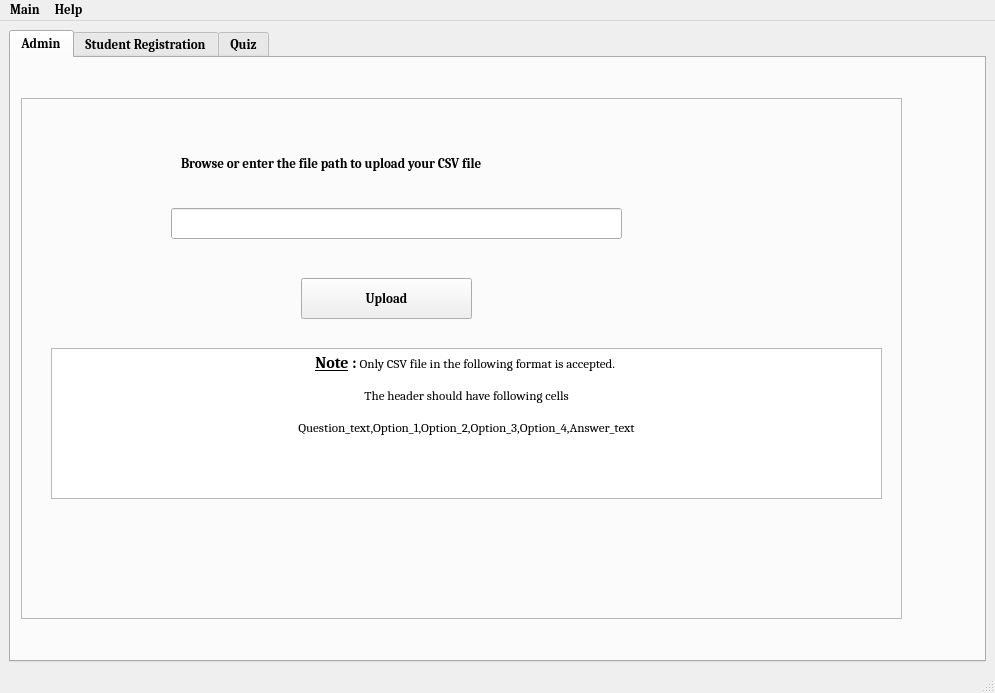
<?xml version="1.0" encoding="UTF-8"?>
<ui version="4.0">
 <class>QuizPortal</class>
 <widget class="QMainWindow" name="QuizPortal">
  <property name="geometry">
   <rect>
    <x>0</x>
    <y>0</y>
    <width>995</width>
    <height>693</height>
   </rect>
  </property>
  <property name="baseSize">
   <size>
    <width>100</width>
    <height>100</height>
   </size>
  </property>
  <property name="font">
   <font>
    <family>Cambria</family>
    <pointsize>10</pointsize>
    <weight>75</weight>
    <bold>true</bold>
   </font>
  </property>
  <property name="mouseTracking">
   <bool>true</bool>
  </property>
  <property name="windowTitle">
   <string>Quiz Portal</string>
  </property>
  <property name="autoFillBackground">
   <bool>true</bool>
  </property>
  <property name="toolButtonStyle">
   <enum>Qt::ToolButtonIconOnly</enum>
  </property>
  <property name="animated">
   <bool>false</bool>
  </property>
  <property name="dockOptions">
   <set>QMainWindow::AllowTabbedDocks|QMainWindow::VerticalTabs</set>
  </property>
  <widget class="QWidget" name="MainFrame">
   <layout class="QGridLayout" name="gridLayout">
    <item row="1" column="0">
     <widget class="QTabWidget" name="Admin_Tab">
      <property name="autoFillBackground">
       <bool>false</bool>
      </property>
      <property name="currentIndex">
       <number>0</number>
      </property>
      <widget class="QWidget" name="AdminTab">
       <attribute name="title">
        <string>Admin</string>
       </attribute>
       <widget class="QFrame" name="frame_Admin">
        <property name="geometry">
         <rect>
          <x>10</x>
          <y>40</y>
          <width>881</width>
          <height>521</height>
         </rect>
        </property>
        <property name="frameShape">
         <enum>QFrame::StyledPanel</enum>
        </property>
        <property name="frameShadow">
         <enum>QFrame::Raised</enum>
        </property>
        <property name="lineWidth">
         <number>2</number>
        </property>
        <property name="midLineWidth">
         <number>1</number>
        </property>
        <widget class="QTextBrowser" name="textBrowser">
         <property name="geometry">
          <rect>
           <x>30</x>
           <y>250</y>
           <width>831</width>
           <height>151</height>
          </rect>
         </property>
         <property name="html">
          <string>&lt;!DOCTYPE HTML PUBLIC &quot;-//W3C//DTD HTML 4.0//EN&quot; &quot;http://www.w3.org/TR/REC-html40/strict.dtd&quot;&gt;
&lt;html&gt;&lt;head&gt;&lt;meta name=&quot;qrichtext&quot; content=&quot;1&quot; /&gt;&lt;style type=&quot;text/css&quot;&gt;
p, li { white-space: pre-wrap; }
&lt;/style&gt;&lt;/head&gt;&lt;body style=&quot; font-family:'MS Shell Dlg 2'; font-size:7.8pt; font-weight:400; font-style:normal;&quot;&gt;
&lt;p align=&quot;center&quot; style=&quot; margin-top:0px; margin-bottom:0px; margin-left:0px; margin-right:0px; -qt-block-indent:0; text-indent:0px;&quot;&gt;&lt;span style=&quot; font-family:'Cambria'; font-size:12pt; font-weight:600; text-decoration: underline;&quot;&gt;Note&lt;/span&gt;&lt;span style=&quot; font-family:'Cambria'; font-size:12pt; font-weight:600;&quot;&gt; :&lt;/span&gt;&lt;span style=&quot; font-family:'Cambria'; font-size:10pt; font-weight:600;&quot;&gt; &lt;/span&gt;&lt;span style=&quot; font-family:'Cambria'; font-size:10pt;&quot;&gt;Only CSV file in the following format is accepted. &lt;/span&gt;&lt;/p&gt;
&lt;p align=&quot;center&quot; style=&quot;-qt-paragraph-type:empty; margin-top:0px; margin-bottom:0px; margin-left:0px; margin-right:0px; -qt-block-indent:0; text-indent:0px; font-family:'Cambria'; font-size:10pt;&quot;&gt;&lt;br /&gt;&lt;/p&gt;
&lt;p align=&quot;center&quot; style=&quot; margin-top:0px; margin-bottom:0px; margin-left:0px; margin-right:0px; -qt-block-indent:0; text-indent:0px;&quot;&gt;&lt;span style=&quot; font-family:'Cambria'; font-size:10pt;&quot;&gt;The header should have following cells&lt;/span&gt;&lt;/p&gt;
&lt;p align=&quot;center&quot; style=&quot;-qt-paragraph-type:empty; margin-top:0px; margin-bottom:0px; margin-left:0px; margin-right:0px; -qt-block-indent:0; text-indent:0px; font-family:'Cambria'; font-size:10pt;&quot;&gt;&lt;br /&gt;&lt;/p&gt;
&lt;p align=&quot;center&quot; style=&quot; margin-top:0px; margin-bottom:0px; margin-left:0px; margin-right:0px; -qt-block-indent:0; text-indent:0px;&quot;&gt;&lt;span style=&quot; font-family:'Cambria'; font-size:10pt;&quot;&gt;Question_text,Option_1,Option_2,Option_3,Option_4,Answer_text&lt;/span&gt;&lt;/p&gt;&lt;/body&gt;&lt;/html&gt;</string>
         </property>
        </widget>
        <widget class="QLabel" name="L_Admin_info">
         <property name="geometry">
          <rect>
           <x>160</x>
           <y>40</y>
           <width>421</width>
           <height>51</height>
          </rect>
         </property>
         <property name="text">
          <string>Browse or enter the file path to upload your CSV file</string>
         </property>
        </widget>
        <widget class="QLineEdit" name="input_file_path">
         <property name="geometry">
          <rect>
           <x>150</x>
           <y>110</y>
           <width>451</width>
           <height>31</height>
          </rect>
         </property>
         <property name="accessibleName">
          <string>file_input</string>
         </property>
         <property name="inputMethodHints">
          <set>Qt::ImhUrlCharactersOnly</set>
         </property>
        </widget>
        <widget class="QPushButton" name="btn_UploadFile">
         <property name="geometry">
          <rect>
           <x>280</x>
           <y>180</y>
           <width>171</width>
           <height>41</height>
          </rect>
         </property>
         <property name="contextMenuPolicy">
          <enum>Qt::DefaultContextMenu</enum>
         </property>
         <property name="autoFillBackground">
          <bool>true</bool>
         </property>
         <property name="text">
          <string>Upload</string>
         </property>
        </widget>
       </widget>
       <zorder>input_file_path</zorder>
       <zorder>L_Admin_info</zorder>
       <zorder>L_Admin_info1</zorder>
       <zorder>btn_UploadFile</zorder>
       <zorder>L_Admin_info2</zorder>
       <zorder>frame_Admin</zorder>
      </widget>
      <widget class="QWidget" name="Student_registration_tab">
       <attribute name="title">
        <string>Student Registration</string>
       </attribute>
       <widget class="QFrame" name="frame_Student_Reg_Input">
        <property name="geometry">
         <rect>
          <x>0</x>
          <y>10</y>
          <width>641</width>
          <height>531</height>
         </rect>
        </property>
        <property name="sizePolicy">
         <sizepolicy hsizetype="Maximum" vsizetype="Maximum">
          <horstretch>0</horstretch>
          <verstretch>0</verstretch>
         </sizepolicy>
        </property>
        <property name="baseSize">
         <size>
          <width>100</width>
          <height>100</height>
         </size>
        </property>
        <property name="frameShape">
         <enum>QFrame::StyledPanel</enum>
        </property>
        <property name="frameShadow">
         <enum>QFrame::Raised</enum>
        </property>
        <widget class="QLabel" name="L_Student_Reg_info">
         <property name="geometry">
          <rect>
           <x>120</x>
           <y>10</y>
           <width>431</width>
           <height>51</height>
          </rect>
         </property>
         <property name="frameShape">
          <enum>QFrame::NoFrame</enum>
         </property>
         <property name="frameShadow">
          <enum>QFrame::Plain</enum>
         </property>
         <property name="text">
          <string>Students can register for new courses here</string>
         </property>
         <property name="indent">
          <number>0</number>
         </property>
        </widget>
        <widget class="QLabel" name="L_Student_name">
         <property name="geometry">
          <rect>
           <x>230</x>
           <y>80</y>
           <width>141</width>
           <height>31</height>
          </rect>
         </property>
         <property name="text">
          <string>Student Name</string>
         </property>
         <property name="indent">
          <number>0</number>
         </property>
        </widget>
        <widget class="QLineEdit" name="input_Student_Name">
         <property name="geometry">
          <rect>
           <x>150</x>
           <y>120</y>
           <width>331</width>
           <height>41</height>
          </rect>
         </property>
         <property name="placeholderText">
          <string>Enter Name</string>
         </property>
         <property name="clearButtonEnabled">
          <bool>true</bool>
         </property>
        </widget>
        <widget class="QLabel" name="L_Course_id">
         <property name="geometry">
          <rect>
           <x>210</x>
           <y>190</y>
           <width>199</width>
           <height>20</height>
          </rect>
         </property>
         <property name="text">
          <string>Course ID (like DATA650)</string>
         </property>
         <property name="indent">
          <number>0</number>
         </property>
        </widget>
        <widget class="QLineEdit" name="input_course_id">
         <property name="geometry">
          <rect>
           <x>150</x>
           <y>240</y>
           <width>341</width>
           <height>41</height>
          </rect>
         </property>
         <property name="placeholderText">
          <string>Course </string>
         </property>
         <property name="clearButtonEnabled">
          <bool>true</bool>
         </property>
        </widget>
        <widget class="QLabel" name="L_student_id">
         <property name="geometry">
          <rect>
           <x>240</x>
           <y>320</y>
           <width>163</width>
           <height>20</height>
          </rect>
         </property>
         <property name="frameShape">
          <enum>QFrame::NoFrame</enum>
         </property>
         <property name="text">
          <string>Student ID (axy@31)</string>
         </property>
         <property name="textFormat">
          <enum>Qt::PlainText</enum>
         </property>
         <property name="indent">
          <number>0</number>
         </property>
        </widget>
        <widget class="QLineEdit" name="inuput_student_id">
         <property name="geometry">
          <rect>
           <x>150</x>
           <y>370</y>
           <width>341</width>
           <height>51</height>
          </rect>
         </property>
         <property name="text">
          <string/>
         </property>
         <property name="placeholderText">
          <string>Enter id</string>
         </property>
         <property name="clearButtonEnabled">
          <bool>true</bool>
         </property>
        </widget>
        <widget class="QPushButton" name="btn_Student_detail">
         <property name="geometry">
          <rect>
           <x>90</x>
           <y>480</y>
           <width>151</width>
           <height>41</height>
          </rect>
         </property>
         <property name="text">
          <string>Submit Details</string>
         </property>
        </widget>
        <widget class="QPushButton" name="btn_clear_student_details">
         <property name="geometry">
          <rect>
           <x>360</x>
           <y>480</y>
           <width>161</width>
           <height>41</height>
          </rect>
         </property>
         <property name="text">
          <string>Clear Details</string>
         </property>
        </widget>
       </widget>
       <widget class="QFrame" name="frame_Studetn_Reg_Status">
        <property name="geometry">
         <rect>
          <x>680</x>
          <y>10</y>
          <width>271</width>
          <height>561</height>
         </rect>
        </property>
        <property name="frameShape">
         <enum>QFrame::StyledPanel</enum>
        </property>
        <property name="frameShadow">
         <enum>QFrame::Raised</enum>
        </property>
        <widget class="QLineEdit" name="input_sql_status">
         <property name="geometry">
          <rect>
           <x>30</x>
           <y>90</y>
           <width>221</width>
           <height>411</height>
          </rect>
         </property>
        </widget>
        <widget class="QLabel" name="L_Status">
         <property name="geometry">
          <rect>
           <x>70</x>
           <y>40</y>
           <width>81</width>
           <height>31</height>
          </rect>
         </property>
         <property name="text">
          <string>Status</string>
         </property>
        </widget>
       </widget>
      </widget>
      <widget class="QWidget" name="Quiz_Tab">
       <attribute name="title">
        <string>Quiz</string>
       </attribute>
       <widget class="QFrame" name="frame_Quiz">
        <property name="geometry">
         <rect>
          <x>20</x>
          <y>10</y>
          <width>900</width>
          <height>561</height>
         </rect>
        </property>
        <property name="sizePolicy">
         <sizepolicy hsizetype="Maximum" vsizetype="Maximum">
          <horstretch>0</horstretch>
          <verstretch>0</verstretch>
         </sizepolicy>
        </property>
        <property name="frameShape">
         <enum>QFrame::StyledPanel</enum>
        </property>
        <property name="frameShadow">
         <enum>QFrame::Raised</enum>
        </property>
        <widget class="QPushButton" name="pushButton">
         <property name="geometry">
          <rect>
           <x>300</x>
           <y>220</y>
           <width>141</width>
           <height>111</height>
          </rect>
         </property>
         <property name="text">
          <string>PushButton</string>
         </property>
        </widget>
       </widget>
      </widget>
     </widget>
    </item>
   </layout>
  </widget>
  <widget class="QMenuBar" name="menubar">
   <property name="geometry">
    <rect>
     <x>0</x>
     <y>0</y>
     <width>995</width>
     <height>26</height>
    </rect>
   </property>
   <widget class="QMenu" name="menuMain">
    <property name="title">
     <string>Main</string>
    </property>
    <addaction name="actionExit"/>
   </widget>
   <widget class="QMenu" name="menuHelp">
    <property name="title">
     <string>Help</string>
    </property>
    <addaction name="separator"/>
    <addaction name="actionAbout"/>
    <addaction name="actionPython_Version_Used"/>
   </widget>
   <addaction name="menuMain"/>
   <addaction name="menuHelp"/>
  </widget>
  <widget class="QStatusBar" name="statusbar"/>
  <action name="actionExit">
   <property name="text">
    <string>Exit</string>
   </property>
  </action>
  <action name="actionAbout">
   <property name="text">
    <string>About</string>
   </property>
  </action>
  <action name="actionPython_Version_Used">
   <property name="text">
    <string>Python Version Used</string>
   </property>
  </action>
 </widget>
 <tabstops>
  <tabstop>btn_Student_detail</tabstop>
  <tabstop>input_file_path</tabstop>
  <tabstop>inuput_student_id</tabstop>
  <tabstop>btn_clear_student_details</tabstop>
  <tabstop>input_course_id</tabstop>
  <tabstop>input_Student_Name</tabstop>
  <tabstop>pushButton</tabstop>
  <tabstop>textBrowser</tabstop>
  <tabstop>input_sql_status</tabstop>
  <tabstop>Admin_Tab</tabstop>
  <tabstop>btn_UploadFile</tabstop>
 </tabstops>
 <resources/>
 <connections>
  <connection>
   <sender>btn_clear_student_details</sender>
   <signal>clicked()</signal>
   <receiver>input_Student_Name</receiver>
   <slot>clear()</slot>
   <hints>
    <hint type="sourcelabel">
     <x>479</x>
     <y>584</y>
    </hint>
    <hint type="destinationlabel">
     <x>493</x>
     <y>210</y>
    </hint>
   </hints>
  </connection>
  <connection>
   <sender>btn_clear_student_details</sender>
   <signal>clicked()</signal>
   <receiver>input_course_id</receiver>
   <slot>clear()</slot>
   <hints>
    <hint type="sourcelabel">
     <x>431</x>
     <y>570</y>
    </hint>
    <hint type="destinationlabel">
     <x>397</x>
     <y>329</y>
    </hint>
   </hints>
  </connection>
  <connection>
   <sender>btn_clear_student_details</sender>
   <signal>clicked()</signal>
   <receiver>inuput_student_id</receiver>
   <slot>clear()</slot>
   <hints>
    <hint type="sourcelabel">
     <x>443</x>
     <y>564</y>
    </hint>
    <hint type="destinationlabel">
     <x>444</x>
     <y>454</y>
    </hint>
   </hints>
  </connection>
  <connection>
   <sender>btn_Student_detail</sender>
   <signal>clicked()</signal>
   <receiver>input_Student_Name</receiver>
   <slot>selectAll()</slot>
   <hints>
    <hint type="sourcelabel">
     <x>222</x>
     <y>586</y>
    </hint>
    <hint type="destinationlabel">
     <x>419</x>
     <y>226</y>
    </hint>
   </hints>
  </connection>
  <connection>
   <sender>btn_Student_detail</sender>
   <signal>clicked()</signal>
   <receiver>input_course_id</receiver>
   <slot>selectAll()</slot>
   <hints>
    <hint type="sourcelabel">
     <x>146</x>
     <y>589</y>
    </hint>
    <hint type="destinationlabel">
     <x>195</x>
     <y>331</y>
    </hint>
   </hints>
  </connection>
  <connection>
   <sender>btn_Student_detail</sender>
   <signal>clicked()</signal>
   <receiver>inuput_student_id</receiver>
   <slot>selectAll()</slot>
   <hints>
    <hint type="sourcelabel">
     <x>251</x>
     <y>581</y>
    </hint>
    <hint type="destinationlabel">
     <x>296</x>
     <y>462</y>
    </hint>
   </hints>
  </connection>
  <connection>
   <sender>btn_Student_detail</sender>
   <signal>clicked()</signal>
   <receiver>input_sql_status</receiver>
   <slot>show()</slot>
   <hints>
    <hint type="sourcelabel">
     <x>108</x>
     <y>580</y>
    </hint>
    <hint type="destinationlabel">
     <x>739</x>
     <y>439</y>
    </hint>
   </hints>
  </connection>
 </connections>
</ui>
